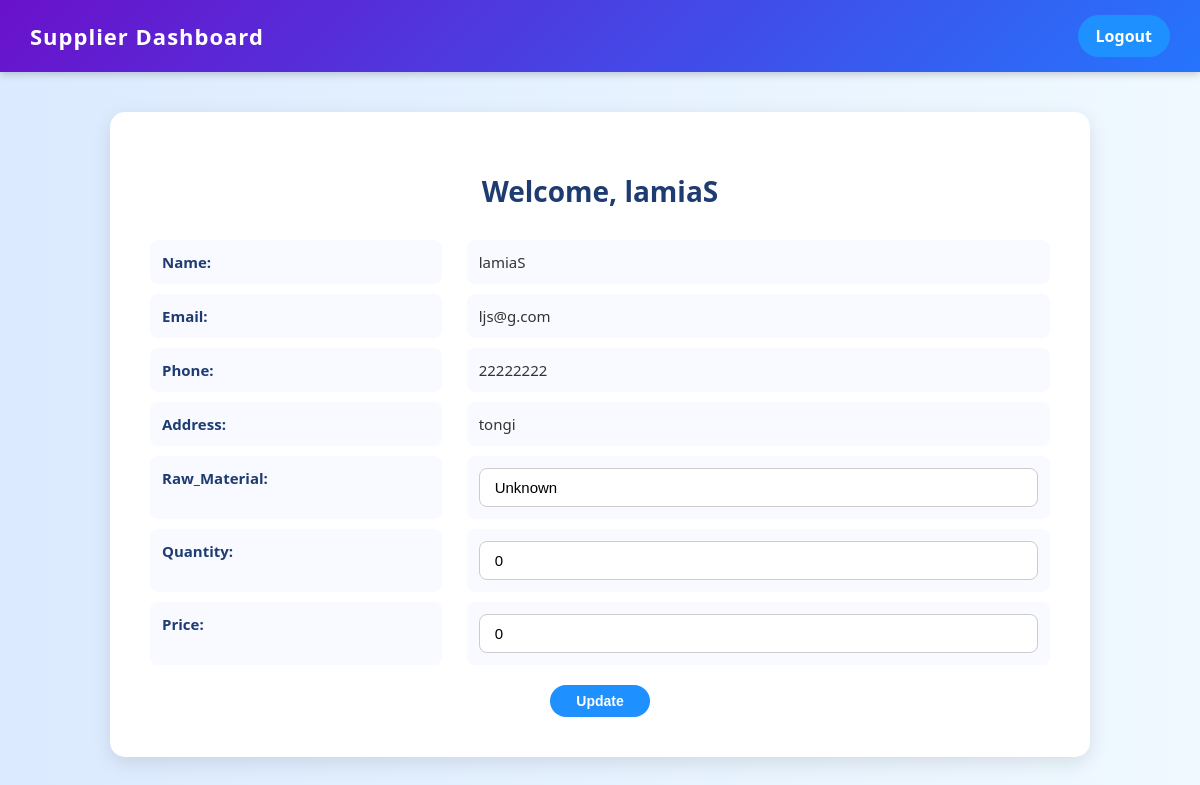
/supplier/dashboard/ (signed in), run on the app's committed database.
### fms/models.py (models this page shows)
class Supplier(models.Model):
    sl = models.AutoField(primary_key=True)
    name = models.CharField(max_length=50)
    email = models.EmailField(unique=True)
    password = models.CharField(max_length=128, default="changeme123")
    phone = models.CharField(max_length=15)
    address = models.CharField(max_length=255, default="Unknown")
    Raw_Material = models.CharField(default="Unknown", max_length=50)
    Quantity = models.IntegerField(null=True, blank=True, default=0)
    Price = models.IntegerField(default=0)

### fms/views.py (the view, shortened to what this page needs)
# urls.py: path('supplier/dashboard/', views.supplier_dashboard, name='supplier_dashboard'),
def supplier_dashboard(request):
    sup_id = request.session.get('supplier_id')
    if not sup_id:
        return redirect('supplier_login')
    supplier = get_object_or_404(Supplier, sl=sup_id)
    context = {
        'supplier': supplier,
    }
    return render(request, 'supplier_dashboard.html', context)

### fms/templates/supplier_dashboard.html (shortened to what this page needs)
<!DOCTYPE html>
<html lang="en">
<head>
</head>
<body>
    <div class="navbar">
        <h2>Supplier Dashboard</h2>
        <a href="{% url 'supplier_logout' %}" class="logout-btn">Logout</a>
    </div>
    <div class="container">
        <h1>Welcome, {{ supplier.name }}</h1>
        <form method="POST">
            <div class="info-card">
                <p class="info-label">Name:</p> <p>{{ supplier.name }}</p>
                <p class="info-label">Email:</p> <p>{{ supplier.email }}</p>
                <p class="info-label">Phone:</p> <p>{{ supplier.phone }}</p>
                <p class="info-label">Address:</p> <p>{{ supplier.address }}</p>
                <p class="info-label"><label for="Raw_Material">Raw_Material:</label></p>
                <p><input type="text" id="Raw_Material" name="Raw_Material" value="{{ supplier.Raw_Material|default_if_none:'' }}" placeholder="Enter Raw Material" /></p>
                <p class="info-label"><label for="Quantity">Quantity:</label></p>
                <p><input type="number" id="Quantity" name="Quantity" value="{{ supplier.Quantity|default_if_none:'' }}" placeholder="Enter quantity" /></p>
                <p class="info-label"><label for="Price">Price:</label></p>
                <p><input type="text" id="Price" name="Price" value="{{ supplier.Price|default_if_none:'' }}" placeholder="Enter price" /></p>
            </div>
            <div class="update-btn-container">
                <button type="submit" class="update-btn">Update</button>
            </div>
        </form>
    </div>
</body>
</html>

### fms/templates/supplier_dashboard.html (style rules this page uses)
body { font-family: 'Segoe UI'; background: linear-gradient(to right, #dbeafe, #f0f9ff); margin: 0; padding: 0; color: #333; }
.navbar { background: linear-gradient(135deg, #6a11cb 0%, #2575fc 100%); padding: 15px 30px; color: #fff; display: flex; justify-content: space-between; align-items: center; box-shadow: 0 2px 8px rgba(0,0,0,0.2); }
.navbar h2 { margin: 0; font-size: 22px; letter-spacing: 1px; }
.logout-btn { padding: 10px 18px; background: #1e90ff; color: #fff; text-decoration: none; border-radius: 30px; font-weight: bold; transition: 0.3s; }
.container { max-width: 900px; margin: 40px auto; background-color: #fff; padding: 40px; border-radius: 15px; box-shadow: 0 6px 20px rgba(0,0,0,0.1); animation: fadeIn 1s ease-in-out; position: relative; }
h1 { text-align: center; color: #1e3c72; margin-bottom: 30px; font-size: 28px; }
.info-card { display: grid; grid-template-columns: 1fr 2fr; gap: 10px 25px; font-size: 15px; }
.info-card p { margin: 0; padding: 12px; border-radius: 8px; background: #f8faff; transition: background 0.3s; }
.info-label { font-weight: bold; color: #1e3c72; }
.update-btn { padding: 8px 20px; width: 100px; font-size: 14px; border-radius: 20px; background: #1e90ff; color: white; font-weight: bold; border: none; cursor: pointer; transition: 0.3s; }
.update-btn-container { text-align: center; margin-top: 20px; }
input, button { padding: 10px 15px; border-radius: 8px; border: 1px solid #ccc; font-size: 15px; width: 100%; box-sizing: border-box; }
button { background: #1e90ff; color: white; font-size: 16px; font-weight: bold; cursor: pointer; transition: 0.3s; border: none; }

### data on the page
Supplier: name "lamiaS", email "ljs@g.com", phone "22222222", address "tongi", Raw_Material "Unknown", Quantity "0", Price "0"
